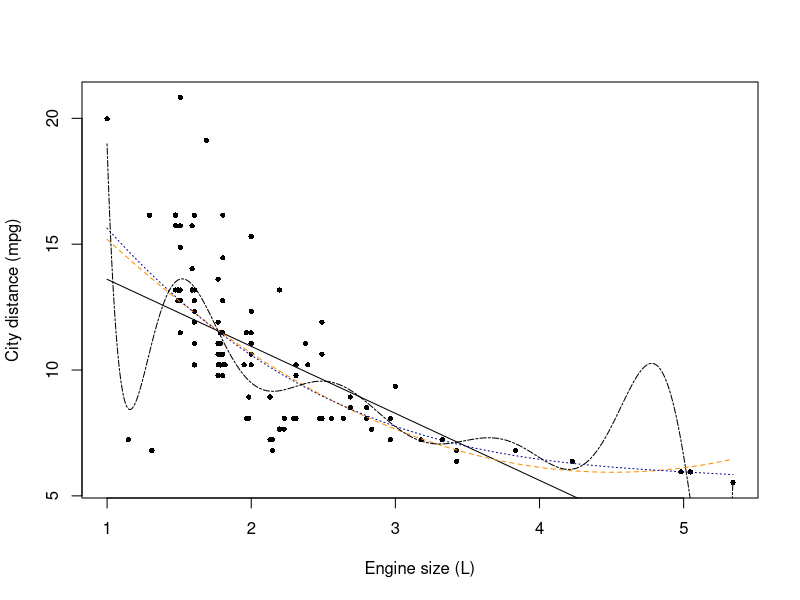
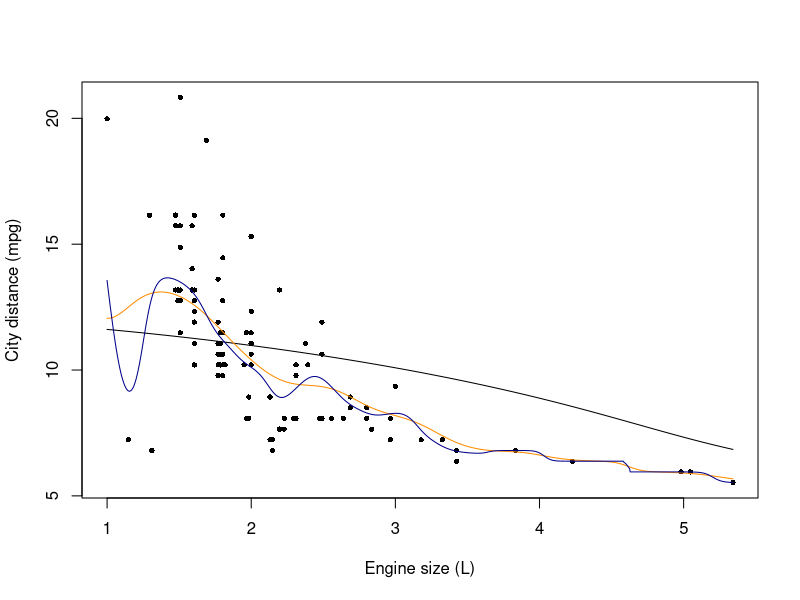
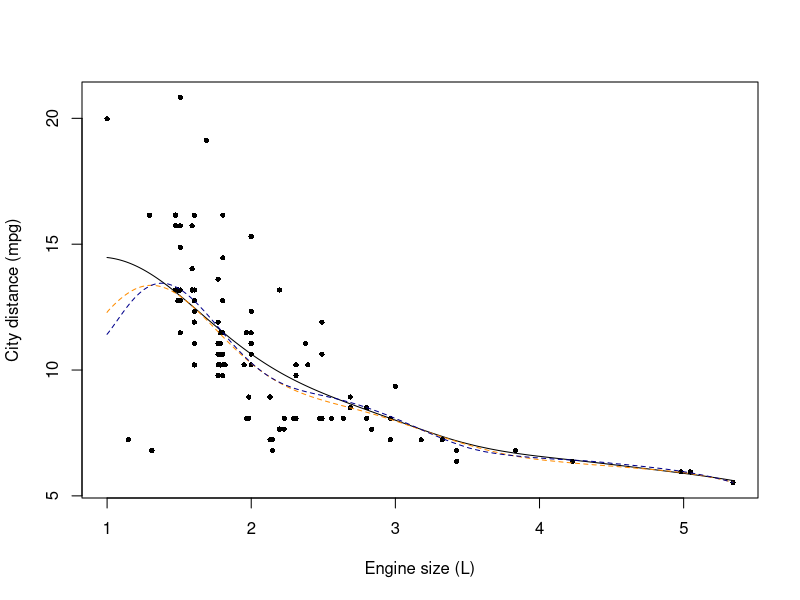
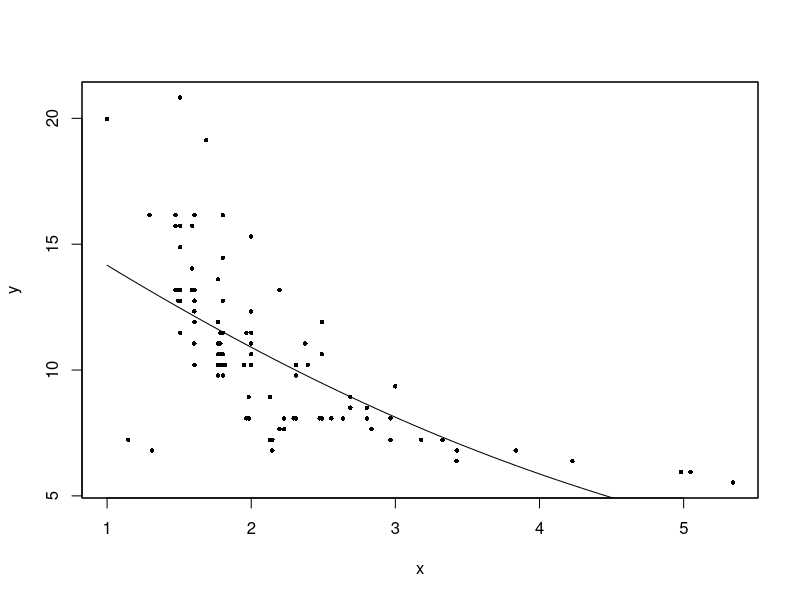
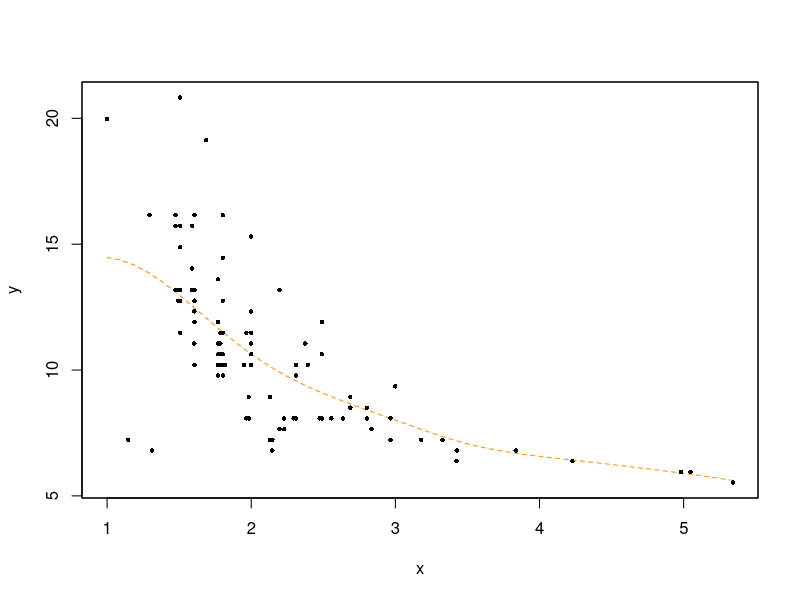
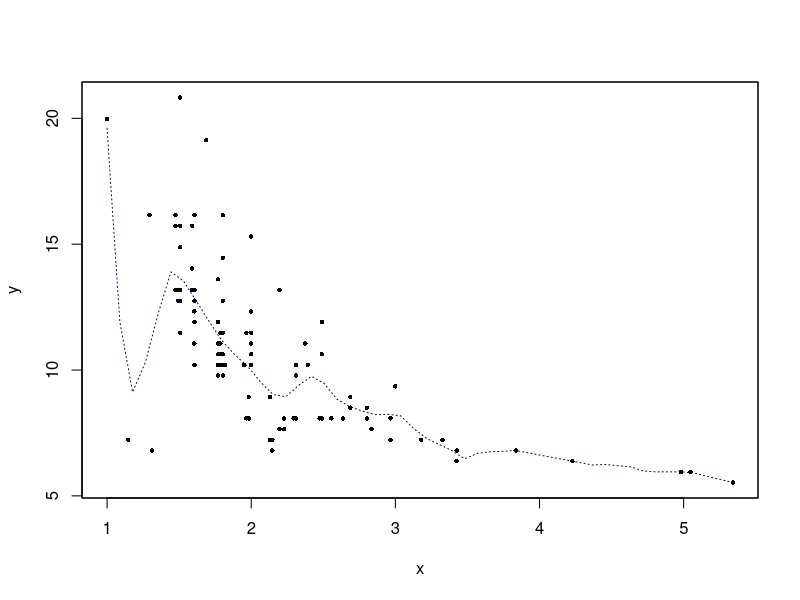
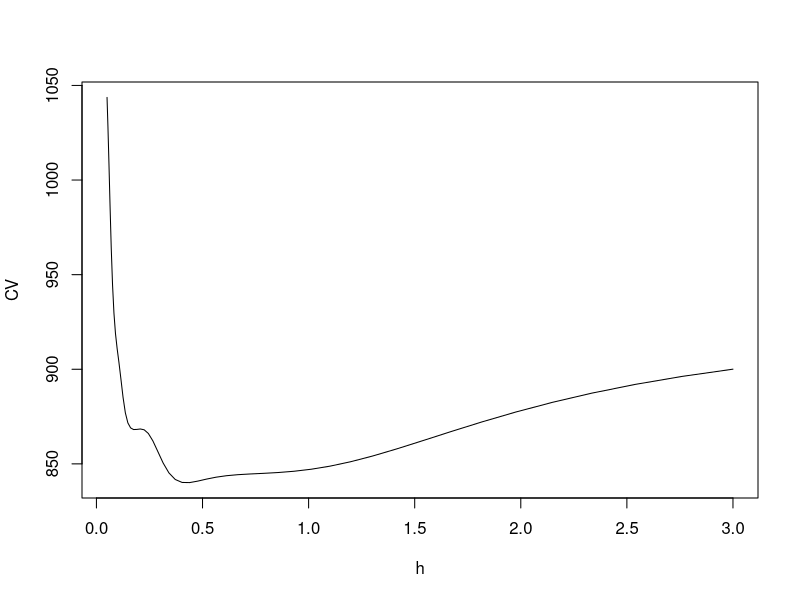
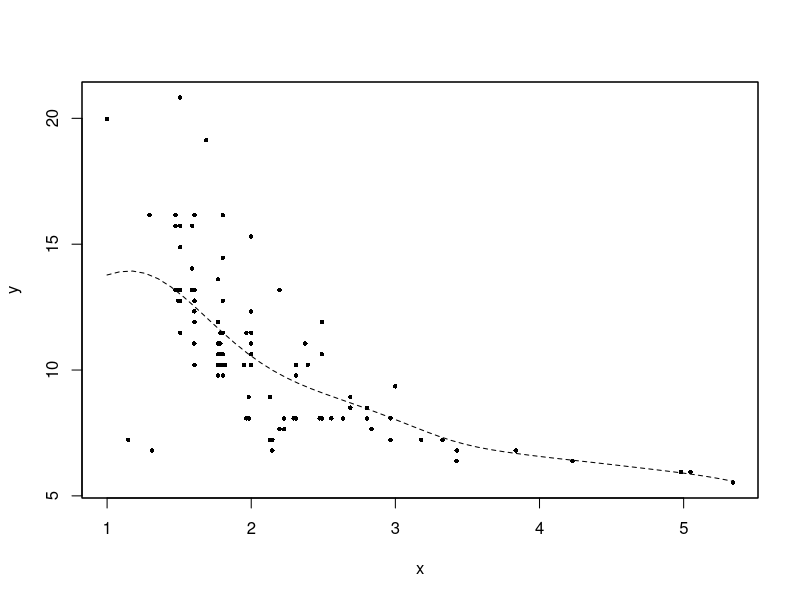

Source code (R) for these figures, in order:
# LAB 5 (Auto) -------------------------------------------------------------------
# Course: Data Mining
# Author: Tommaso Rigon

rm(list = ls()) # Clean the environment

# The dataset can be downloaded here: https://tommasorigon.github.io/datamining/data/auto.txt
auto <- read.table("../data/auto.txt", header = TRUE)
auto <- subset(auto, select = c(city.distance, engine.size))

# Summary
str(auto)

y <- auto$city.distance # As the name suggest: city distance
x <- auto$engine.size # And engine size (L)

plot(x, y, xlab = "Engine size (L)", ylab = "City distance (mpg)", pch = 16, cex = 0.7)

# Set of points at which the curve is evaluated
newx <- data.frame(x = seq(min(x), max(x), length = 1000))

# p = 1 (linear regression)
lines(newx$x, predict(lm(y ~ x), newdata = newx), lty = 1, col = "black")

# p = 2 (parabolic regression)
lines(newx$x, predict(lm(y ~ x + I(x^2)), newdata = newx), lty = 2, col = "darkorange")

# p = 3 (cubic regression)
# Here I am using the more convenient syntax "poly"
lines(newx$x, predict(lm(y ~ poly(x, degree = 3)), newdata = newx), lty = 3, col = "darkblue")

# If I use an extreme value for the degree, it does not work well anymore
lines(newx$x, predict(lm(y ~ poly(x, degree = 10)), newdata = newx), lty = 6)

# Nadaraya-Watson estimator ---------------------------------------------

# Notice the bandwidth parametrization and the kernel used
? ksmooth

plot(x, y, xlab = "Engine size (L)", ylab = "City distance (mpg)", pch = 16, cex = 0.7)

h_param <- 1 # Let us try a few parameters here
band <- 4 * qnorm(0.75) * h_param # Bandwidth as parametrized in ksmooth
m_nw1 <- ksmooth(x, y, kernel = "normal", bandwidth = band, x.points = newx$x)
lines(m_nw1)

h_param <- 0.2 # Let us try a few parameters here
band <- 4 * qnorm(0.75) * h_param # Bandwidth as parametrized in ksmooth
m_nw2 <- ksmooth(x, y, kernel = "normal", bandwidth = band, x.points = newx$x)
lines(m_nw2, col = "darkorange")

h_param <- 0.1 # Let us try a few parameters here
band <- 4 * qnorm(0.75) * h_param # Bandwidth as parametrized in ksmooth
m_nw3 <- ksmooth(x, y, kernel = "normal", bandwidth = band, x.points = newx$x)
lines(m_nw3, col = "darkblue")

# Local polynomial regression (KernSmooth)---------------------------------------

# install.packages(KernSmooth)
library(KernSmooth)

? locpoly

plot(x, y, xlab = "Engine size (L)", ylab = "City distance (mpg)", pch = 16, cex = 0.7)

# Local linear regression (with a given bandwidith)
m_local_linear <- locpoly(x, y, degree = 1, bandwidth = 0.5, kernel = "normal", gridsize = 500)
lines(m_local_linear)

# Local quadratic regression
m_local_quadratic <- locpoly(x, y, degree = 2, bandwidth = 0.5, kernel = "normal", gridsize = 500)
lines(m_local_quadratic, lty = 2, col = "darkorange")

# Local cubic regression
m_local_cubic <- locpoly(x, y, degree = 3, bandwidth = 0.5, kernel = "normal", gridsize = 500)
lines(m_local_cubic, lty = 2, col = "darkblue")

# Local polynomial regression (sm package) ------------------------------------------

# install.packages(sm)
library(sm)

? sm.regression

sm.regression(x, y, h = 2, pch = 16, cex = 0.6)
sm.regression(x, y, h = 0.5, pch = 16, cex = 0.6, lty = 2, col = "darkorange")
sm.regression(x, y, h = 0.1, pch = 16, cex = 0.6, lty = 3, col = "darkblue")

? h.select
h.select(x, y, method = "cv", hstart = 0.05, hend = 3, ngrid = 50) # Cross-validation
h.select(x, y, method = "aicc") # Corrected AIC

hcv(x, y, display = "lines", hstart = 0.05, hend = 3, ngrid = 50)

# From the documentation:
# As from version 2.1 of the package, a similar effect can be obtained with the new function h.select, via h.select(x, method="cv"). Users are encouraged to adopt this route, since hcv might be not accessible directly in future releases of the package. When the sample size is large hcv uses the raw data while h.select(x, method="cv") uses binning. The latter is likely to produce a more stable choice for h.

sm.regression(x, y, h = 0.42, pch = 16, cex = 0.6, lty = 2)

# Loess -----------------------------------------------------------------------------

? loess.smooth
? loess

plot(x, y, xlab = "Engine size (L)", ylab = "City distance (mpg)", pch = 16, cex = 0.7)

# Estimate a loess model
m_loess1 <- loess.smooth(x, y, span = 0.5, degree = 1, evaluation = 1000, family = "symmetric")
lines(m_loess1)

# Over-smoothing
m_loess2 <- loess.smooth(x, y, span = 0.8, degree = 1, evaluation = 1000, family = "symmetric")
lines(m_loess2, col = "darkorange")

# Under-smoothing
m_loess3 <- loess.smooth(x, y, span = 0.33, degree = 1, evaluation = 1000, family = "symmetric")
lines(m_loess3, col = "darkblue")

# Regression splines ---------------------------------------------------

# install.packages("splines")
library(splines)

# Knots selection
xi <- seq(min(x), max(x), length = 4) # I select 4 knots in total, equally spaced
xi_int <- xi[2:(length(xi) - 1)] # There are actually K = 2 INTERNAL knots

# The new data points are based on the sequence points + the internal knots
newx <- data.frame(x = sort(c(seq(min(x), max(x), length = 1000), xi_int)))

# The intercept has been excluded, therefore there are K + 3 components (and not K + 4)
B <- bs(x, knots = xi_int, degree = 3, intercept = F)

dim(B)
head(B)

plot(x, y, xlab = "Engine size (L)", ylab = "City distance (mpg)", pch = 16, cex = 0.7)

# Spline regression is just a linear model!
m_spl1 <- lm(y ~ bs(x, knots = xi_int, degree = 3, intercept = F))
lines(newx$x, predict(m_spl1, newx), lty = 2, col = "darkorange")

# Vertical lines where the knots are placed
abline(v = xi[2], lty = 3)
abline(v = xi[3], lty = 3)

# Regression splines - Nodes on the quantiles ----------------------

xi <- quantile(x, c(0, 0.333, 0.666, 1))
xi_int <- xi[2:(length(xi) - 1)] # There are K = 2 INTERNAL knots

# Draw the knots as vertical lines
m_spl2 <- lm(y ~ bs(x, knots = xi_int, degree = 3, intercept = F))

plot(x, y, xlab = "Engine size (L)", ylab = "City distance (mpg)", pch = 16, cex = 0.7)
lines(newx$x, predict(m_spl2, newx), lty = 2, col = "darkblue")

# Plot vertical lines on the internal knots
abline(v = xi[2], lty = 3)
abline(v = xi[3], lty = 3)

# Regression splines - Degrees of freeedom specification ---------------

# Basis function of a B-spline (degree = 3, cubic splines)
# The following relationship holds: df = length(knots) + degree
# Knots are chosen using quantiles of the x distribution

plot(x, y, xlab = "Engine size (L)", ylab = "City distance (mpg)", pch = 16, cex = 0.7)

# This is equivalent to the previous command
m_spl2 <- lm(y ~ bs(x, df = 5, degree = 3, intercept = F))
plot(x, y, xlab = "Engine size (L)", ylab = "City distance (mpg)", pch = 16, cex = 0.7)
lines(newx$x, predict(m_spl2, newx), lty = 1, col = "black")

# Let us change a bit the degrees of freedom
m_spl3 <- lm(y ~ bs(x, df = 10, degree = 3, intercept = F))
lines(newx$x, predict(m_spl3, newx), lty = 2, col = "darkorange")

# This is, equite evidently, overfitting the data
m_spl4 <- lm(y ~ bs(x, df = 15, degree = 3, intercept = F))
lines(newx$x, predict(m_spl4, newx), lty = 3, col = "darkblue")


# Smoothing Splines ------------------------------------------------

plot(x, y, xlab = "Engine size (L)", ylab = "City distance (mpg)", pch = 16, cex = 0.7)

? smooth.spline
m_smooth <- smooth.spline(x, y)
m_smooth

lines(m_smooth) # Ok, the default did not work!

# Let us try some alternative values
plot(x, y, xlab = "Engine size (L)", ylab = "City distance (mpg)", pch = 16, cex = 0.7)

m_smooth1 <- smooth.spline(x, y, lambda = 0.0001)
lines(predict(m_smooth1, x = newx$x), lty = 1, col = "black")

m_smooth2 <- smooth.spline(x, y, lambda = 0.001)
lines(predict(m_smooth2, x = newx$x), lty = 2, col = "darkorange")

m_smooth3 <- smooth.spline(x, y, lambda = 0.01)
lines(predict(m_smooth3, x = newx$x), lty = 2, col = "darkblue")

# Let us use "spar" instead of lambda
plot(x, y, xlab = "Engine size (L)", ylab = "City distance (mpg)", pch = 16, cex = 0.7)

m_smooth <- smooth.spline(x, y, spar = 0.8)
lines(predict(m_smooth, x = newx$x))
